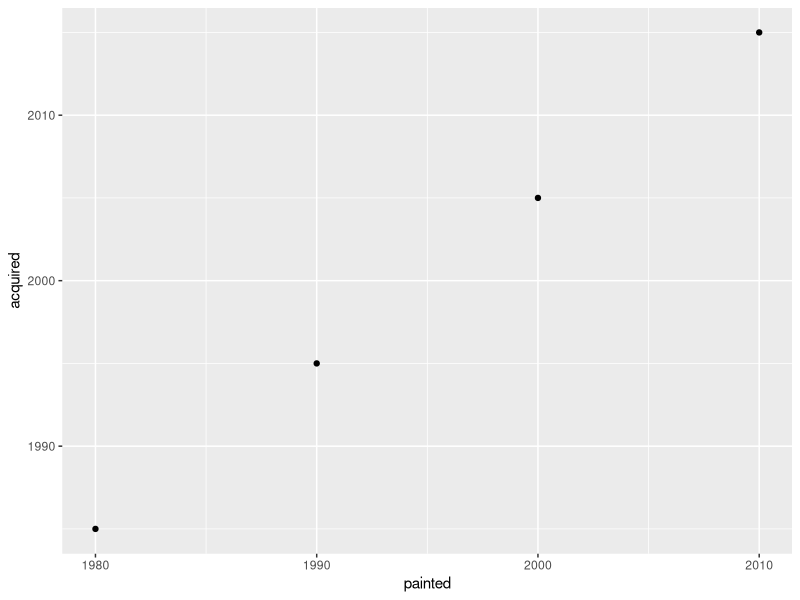
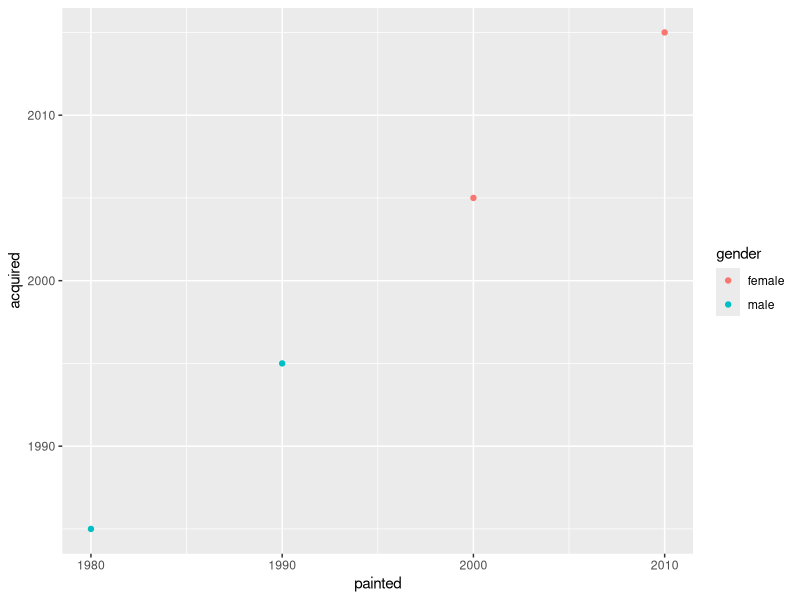
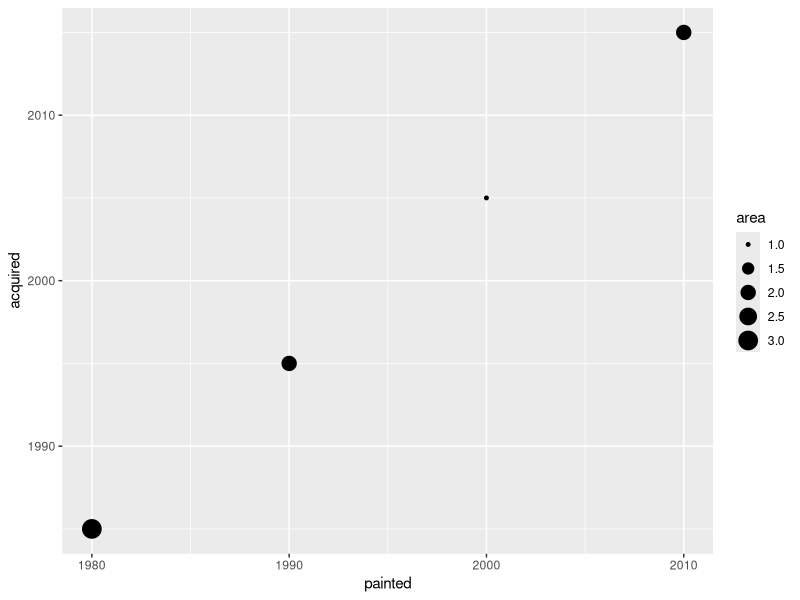
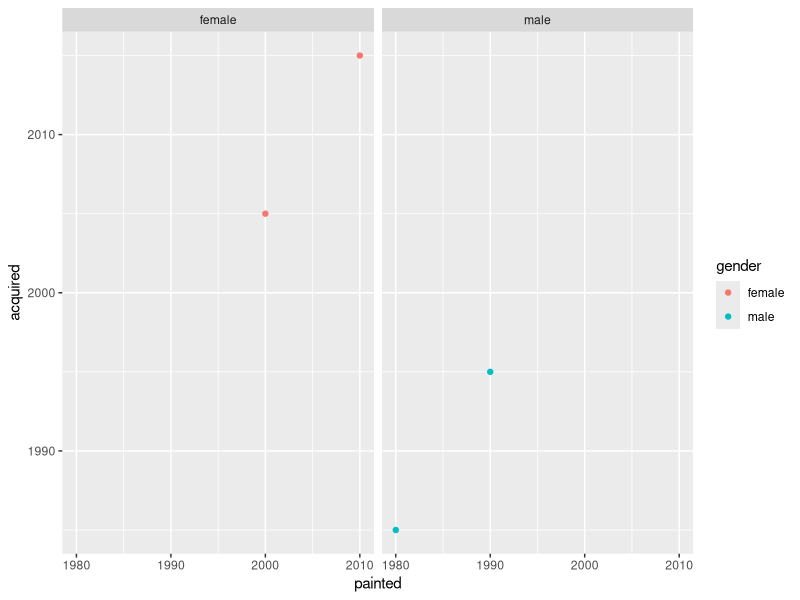

Recreate these plots in R, in order.
## ---- chunk 1
options(htmltools.dir.version = FALSE)
knitr::opts_chunk$set(warning = FALSE, message = FALSE, 
  comment = NA, dpi = 300,
  fig.align = "center", out.width = "80%", cache = FALSE)
library(tidyverse)
## ---- chunk 2
library(readr)
moma <- read_csv("../data/artworks-cleaned.csv")
## ---- chunk 3
?base::Logic
## ---- chunk 4
logic_table <- tibble::tribble(
  ~Operator, ~Description, ~Usage,
  "&", "and", "x & y",
  "|", "or", "x | y",
  "xor", "exactly x or y", "xor(x, y)",
  "!", "not", "!x"
)
## ---- chunk 5
knitr::kable(logic_table, format = "html")
## ---- chunk 6
x <- c(0, 1, 0, 1)
y <- c(0, 0, 1, 1)
boolean_or <- x | y
exclusive_or <- xor(x, y)
cbind(x, y, boolean_or, exclusive_or)
## ---- chunk 7
?Comparison
## ---- chunk 8
comp_table <- tibble::tribble(
  ~Operator, ~Description, ~Usage,
  "<", "less than", "x < y",
  "<=", "less than or equal to", "x <= y",
  ">", "greater than", "x > y",
  ">=", "greater than or equal to", "x >= y",
  "==", "exactly equal to", "x == y",
  "!=", "not equal to", "x != y",
  "%in%", "group membership*", "x %in% y",
  "is.na", "is missing", "is.na(x)",
  "!is.na", "is not missing", "!is.na(x)"
)
## ---- chunk 9
knitr::kable(comp_table, format = "html")
## ---- chunk 10
moma_ex <-
  data_frame(
    painted = c(1980, 1990, 2000, 2010),
    acquired = c(1985, 1995, 2005, 2015),
    area = c(3, 2, 1, 2),
    gender = c("male", "male", "female", "female")
  )
moma_ex
## ---- chunk 11
ggplot(moma_ex, aes(painted, acquired)) + 
  geom_point()
## ---- chunk 12
ggplot(moma_ex, aes(painted, acquired, color = gender)) + 
  geom_point()
## ---- chunk 13
ggplot(moma_ex, aes(painted, acquired, size = area)) + 
  geom_point()
## ---- chunk 14
library(ggplot2)
ggplot(moma_ex, aes(painted, acquired, color = gender)) + 
  geom_point() + facet_wrap(~gender)

